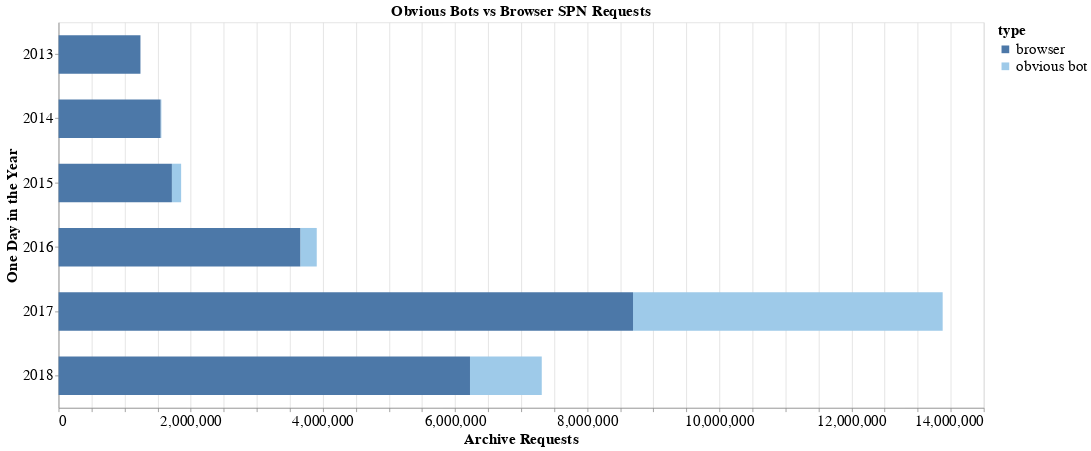

Source (notebook cell):
### Code cell
chart4 = altair.Chart(bot_ratios).mark_bar(size=50).encode(
    altair.X('sum(requests)', title='Archive Requests'),
    altair.Y('year', title='One Day in the Year'),    
    altair.Color('bucket', title='type', scale=altair.Scale(scheme='tableau20'))
)
chart4 = chart4.properties(
    width=1200,
    height=500,
    title='Obvious Bots vs Browser SPN Requests'
).configure_axis(
    labelFontSize=20,
    titleFontSize=20
).configure_legend(
    labelFontSize=20,
    titleFontSize=20
).configure_title(
    fontSize=20
)
chart4.save('images/bot-human.png')
chart4

### Figure 1 — Vega-Lite specification as saved in the notebook (floating-point values rounded to 4 significant figures; data arrays with more than 128 entries replaced by an {"elided": "..."} marker saying what was removed)
{"config": {"view": {"continuousWidth": 400, "continuousHeight": 300}, "axis": {"labelFontSize": 20, "titleFontSize": 20}, "legend": {"labelFontSize": 20, "titleFontSize": 20}, "title": {"fontSize": 20}}, "data": {"name": "data-b8e4894402fb940e9de2bc464c0aa353"}, "mark": {"type": "bar", "size": 50}, "encoding": {"color": {"type": "nominal", "field": "bucket", "scale": {"scheme": "tableau20"}, "title": "type"}, "x": {"type": "quantitative", "aggregate": "sum", "field": "requests", "title": "Archive Requests"}, "y": {"type": "nominal", "field": "year", "title": "One Day in the Year"}}, "height": 500, "title": "Obvious Bots vs Browser SPN Requests", "width": 1200, "$schema": "https://vega.github.io/schema/vega-lite/v4.8.1.json", "datasets": {"data-b8e4894402fb940e9de2bc464c0aa353": {"elided": "618 records"}}}
